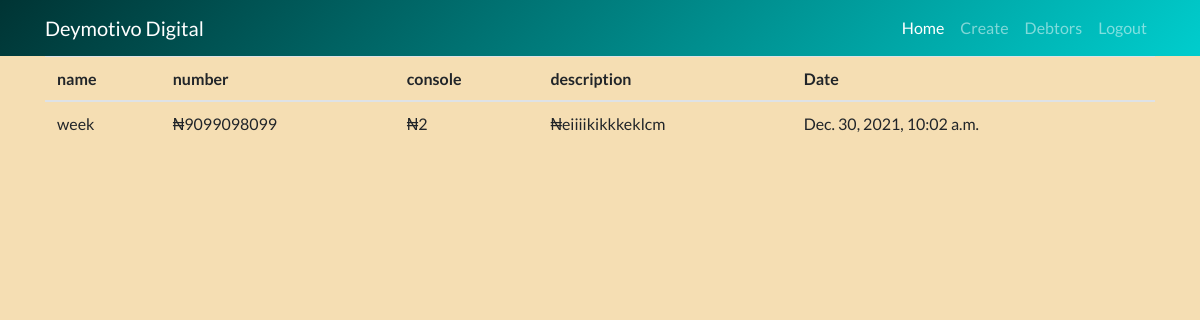
/books/1/ (signed in), run on the app's committed database.
### store/models.py (models this page shows, shortened)
class Booking(models.Model):
    GAME_CHOICE = (
        ('1', 'ps1'),
        ('2', 'ps2'),
        ('3', 'ps3'),
        ('4', 'ps4')
    )
    name = models.CharField(max_length=30)
    number =models.IntegerField()
    console = models.CharField(max_length=30, choices=GAME_CHOICE)
    description = models.TextField()
    date = models.DateTimeField(default=timezone.now)
    booker = models.ForeignKey(User, on_delete=models.CASCADE)

### store/views.py (the view)
# urls.py: path('books/<int:pk>/', BookDetail.as_view(), name='book_detail'),
class BookDetail(LoginRequiredMixin, DetailView):
    model = Booking

### store/templates/store/booking_detail.html
{% extends 'store/base.html' %}
{% block content %}
<div class="">
    <table class="table">
      <thead>
        <tr>
          <th>name</th>
          <th>number</th>
          <th>console</th>
          <th>description</th>
          <th>Date</th>
        </tr>
      </thead>
      <tbody>
        <tr>
          <td>{{object.name}}</td>
          <td>₦{{object.number}}</td>
          <td>₦{{object.console}}</td>
          <td>₦{{object.description}}</td>
          <td>{{object.date}}</td>
        </tr>
        </tbody>
        </table>
{% endblock content %}

### store/static/base.css (style rules this page uses)
body { background-color:wheat; font-family: Lato, Sans-serif; padding-top: 56px; }

### store/templates/store/base.html (style rules this page uses)
body { background-color:wheat; font-family: Lato, Sans-serif; padding-top: 56px; }

### data on the page
Booking: name "week", number "9099098099", console "2", description "eiiiikikkkeklcm", date "Dec. 30, 2021, 10:02 a.m."
